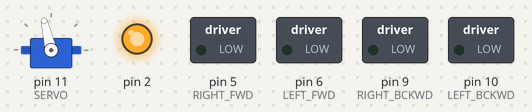
A sketch run on a simulated Arduino Uno, built with avr-gcc and run on an emulated ATmega328P. Parts: servo, switched loads named in the sketch (green lamp = pin HIGH), output pins drawn as LEDs (lit = HIGH). Wiring (inferred from the names in the program): servo: signal pin 11. Servo pulses on a pin are drawn as a servo (544–2400 µs = 0–180°); pins used as bus, display or sensor lines are not drawn.

Above: at 0.1 s.
At 3.1 s:
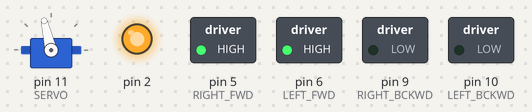
At 5.1 s:
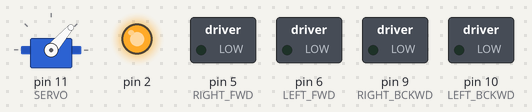
Timing chart, 0 to 6.6 s (numbered marks = the images above):
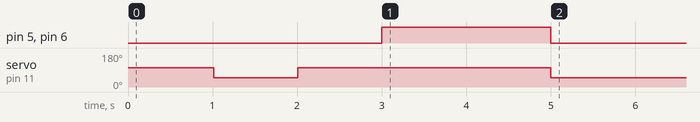

The sketch:

grab-it.ino
```cpp
class DistanceSensor {
  private:
    int trigPin;
    int echoPin;

    // Gets raw data from the sensor
    float getPulseDuration() {
      digitalWrite(trigPin, LOW);
      delayMicroseconds(2);
      digitalWrite(trigPin, HIGH);
      delayMicroseconds(10);
      digitalWrite(trigPin, LOW);
      return pulseIn(echoPin, HIGH);
    }

    // Gets the distance measured by the sensor
    float getProcessedDistance() {
      float pulseDuration = getPulseDuration();
      float distance = (pulseDuration * 0.0343) / 2;
      return distance;
    }

  public:
    // Constructor
    DistanceSensor(int tPin, int ePin) {
      trigPin = tPin;
      echoPin = ePin;
      pinMode(trigPin, OUTPUT);
      digitalWrite(trigPin, HIGH);
      pinMode(echoPin, INPUT);
    }

    double getCuredDistance(int sampleNum = 7, int removedSamplesMarginWidth = 1) {
      int samples[sampleNum];

      // Get all the samples
      for (int i = 0; i < sampleNum; i++) {
        samples[i] = getProcessedDistance();
      }

      // Sort the samples using insertion sort
      int key;
      for (int i = 1; i < sampleNum; i++) {
        key = samples[i];
        int j = i - 1;
        while (j >= 0 && samples[j] > key) {
          samples[j + 1] = samples[j];
          j--;
        }
        samples[j + 1] = key;
      }

      // Remove margins (smallest and largest values)
      for (int i = 0; i < sampleNum; i++) {
        samples[i] = samples[i + removedSamplesMarginWidth];
      }
      sampleNum -= removedSamplesMarginWidth * 2;

      // Calculate average of remaining samples
      double sum = 0;
      for (int i = 0; i < sampleNum; i++) {
        sum += samples[i];
      }
      return sum / sampleNum;
    }
};

// Gripper (servo motor)
#define SERVO 11
#define GRIPPER_OPEN 1600
#define GRIPPER_CLOSE 1050

// Motor control
#define LEFT_FWD 6
#define LEFT_BCKWD 10
#define LEFT_SPEED 50

#define RIGHT_FWD 5
#define RIGHT_BCKWD 9
#define RIGHT_SPEED 255

DistanceSensor _sensor(2, 4);

void setup() {
  Serial.begin(9600);
  pinMode(SERVO, OUTPUT);
  pinMode(LEFT_FWD, OUTPUT);
  pinMode(LEFT_BCKWD, OUTPUT);
  pinMode(RIGHT_FWD, OUTPUT);
  pinMode(RIGHT_BCKWD, OUTPUT);
}

void loop() {

  // Step 1: Open gripper
  if (millis() < 1000)
  {
    gripper(GRIPPER_OPEN);
  }
  // Step 2: Close gripper after 1 sec
  else if (millis() < 2000)
  {
    gripper(GRIPPER_CLOSE);
  }
  // Step 3: Open gripper again after another second
  else if (millis()< 3000)
  {
    gripper(GRIPPER_OPEN);
  }
  // Step 4: Move forward 25 cm to reach cone
  else if (millis() < 5000)
  {
    Forward();
  }
  // Step 5: Grab the cone
  else if (millis() < 7000)
  {
    Stop();
    gripper(GRIPPER_CLOSE);
  }
}

// Keep gripper active using millis()
void gripper(int pulse)
{
  static unsigned long lastUpdate;
  static int lastPulse;

  if (millis() > lastUpdate) {
    if (pulse > 0) {
      lastPulse = pulse;
    } else {
      pulse = lastPulse;
    }

    digitalWrite(SERVO, HIGH);
    delayMicroseconds(pulse);
    digitalWrite(SERVO, LOW);

    lastUpdate = millis() + 20; // Refresh every 20ms
  }
}

// Motor functions
void Forward() {
  digitalWrite(LEFT_FWD, LEFT_SPEED);
  digitalWrite(LEFT_BCKWD, 0);
  digitalWrite(RIGHT_FWD, RIGHT_SPEED);
  digitalWrite(RIGHT_BCKWD, 0);
}

void Stop()
{
  digitalWrite(LEFT_FWD, 0);
  digitalWrite(LEFT_BCKWD, 0);
  digitalWrite(RIGHT_FWD, 0);
  digitalWrite(RIGHT_BCKWD, 0);
}
```

Measured:
- by itself, pin 5 (RIGHT_FWD), pin 6 (LEFT_FWD): LOW → HIGH at 3.0 s, → LOW 2.0 s later
- by itself, servo on pin 11 (SERVO): 103° → 49° at 1.0 s, → 103° 0.99 s later, → 49° 3.0 s later
